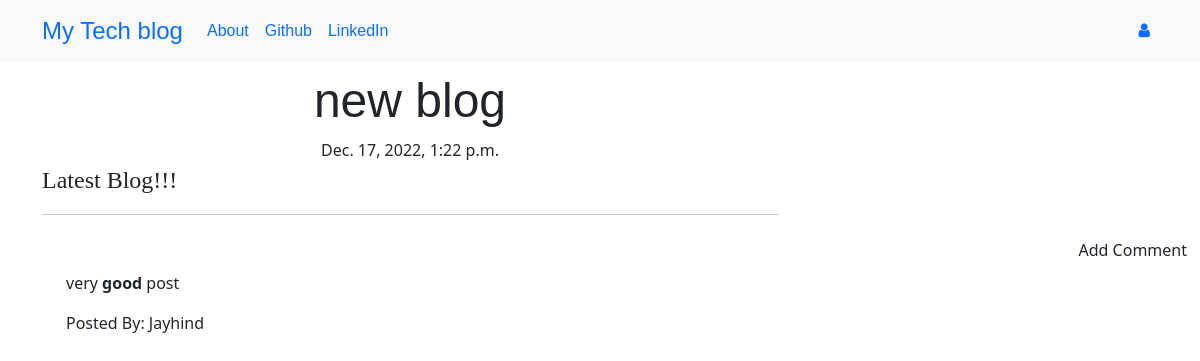
Screenshot of /post/2 with the database file from the repository.
### blog/models.py (models this page shows, shortened)
class Post(models.Model):
    auther = models.ForeignKey('auth.User',on_delete=models.CASCADE)
    title = models.CharField(max_length=200)
    text = models.TextField()
    create_date = models.DateTimeField(default=timezone.now())
    published_date = models.DateTimeField(blank=True,null=True)

class Comment(models.Model):
    post = models.ForeignKey('blog.Post',related_name='comments', on_delete=models.CASCADE)
    auther = models.CharField(max_length=200)
    text = models.TextField()
    create_date = models.DateTimeField(default=timezone.now())
    approved_comment = models.BooleanField(default=False)

### blog/views.py (the view)
# urls.py: path('post/<pk>',views.PostDetailView.as_view(),name='post_detail'),
class PostDetailView(DetailView):
   model = Post

### blog/template/blog/post_detail.html (shortened to what this page needs)
{% extends "blog/base.html" %}
{% block content %}
<h1 class='posttitle loader'>{{post.title}}</h1>
{% if post.published_date %}
    <div class="date postdate">
        {{post.published_date}}
    </div>
{% else %}
    <a class="btn btn-primary" href="{% url 'post_publish' pk=post.pk %}">Publish</a>
{% endif %}
<p class='postcontent'>
    {{post.text|safe|linebreaksbr}}
</p>
<hr>
<a class='btn brn-primary btn-comment' href="{% url 'add_comment_to_post' pk=post.pk %}">Add Comment</a>
<div class="container">
    {% for comment in post.comments.all %}
    <br>
        {% if user.is_authenticated or comment.approved_comment %}
            <p>{{comment.text|safe|linebreaks}}</p>
            <p>Posted By: {{ comment.auther }}</p>
        {% endif %}
        {% empty %}
        <p>No Comments</p>
    {% endfor %}
</div>
{% endblock content %}

### blog/static/css/blog.css (style rules this page uses)
.postdate { text-align: center; }
.posttitle { font-family: 'Russo One',sans-serif; font-size: 3em; text-align: center; }
.postcontent { font-family: 'Times New Roman', Times, serif; font-size: 1.5em; }
.btn-comment { position:absolute; right: 0px; }
.loader { filter:hue-rotate(0deg); color:linear-gradient(45deg,#0f8,#08f); animation:hue 10000ms infinite linear; }

### rows the page displays
Post: title "new blog", published_date "Dec. 17, 2022, 1:22 p.m.", text "Latest Blog!!!"
Comment: text "very good post", auther "Jayhind"
